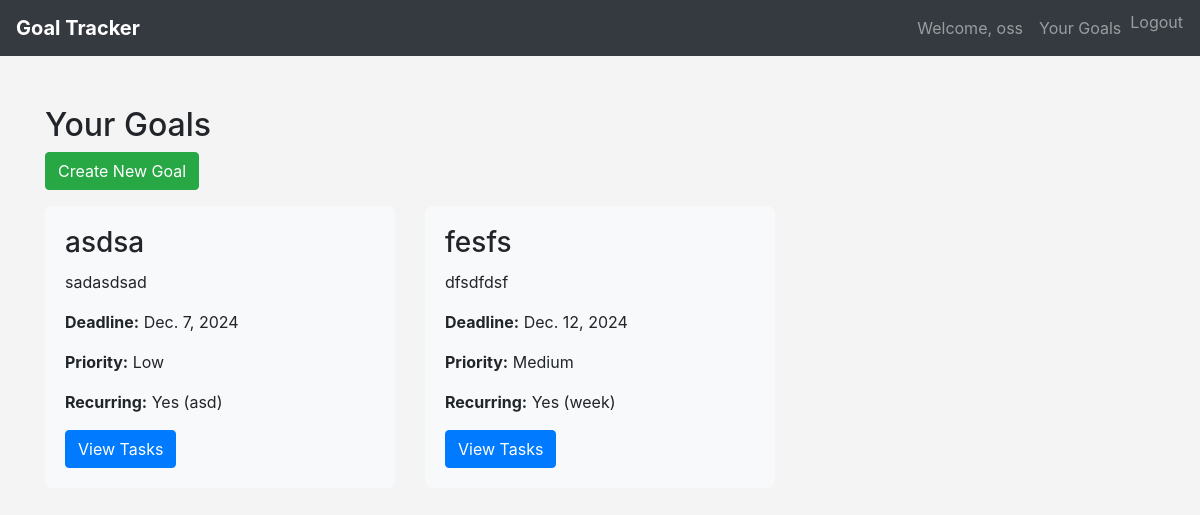
Screenshot of /goals/ (signed in) with the database file from the repository.
### tracker/models.py (models this page shows, shortened)
class Goal(models.Model):
    PRIORITY_CHOICES = [
        ('H', 'High'),
        ('M', 'Medium'),
        ('L', 'Low'),
    ]
    title = models.CharField(max_length=200)
    description = models.TextField()
    deadline = models.DateField()
    priority = models.CharField(max_length=1, choices=PRIORITY_CHOICES)
    user = models.ForeignKey(User, on_delete=models.CASCADE, related_name='goals')
    is_recurring = models.BooleanField(default=False)
    recurrence_period = models.CharField(max_length=50, blank=True, help_text="e.g. weekly, monthly")

### tracker/views.py (the view)
# urls.py: path('goals/', views.goal_list, name='goal_list'),
@login_required
def goal_list(request):
    goals = Goal.objects.filter(user=request.user)
    data = []
    labels = []
    for goal in goals:
        labels.append(goal.title)
        completed = goal.tasks.filter(completed=True).count()
        total = goal.tasks.count()
        data.append((completed, total - completed))
    return render(request, 'goal_list.html', {'goals': goals, 'labels': labels, 'data': data})

### templates/goal_list.html (shortened to what this page needs)
{% load static %}
<!DOCTYPE html>
<html lang="en">
  <head>
    <link
      rel="stylesheet"
      href="https://stackpath.bootstrapcdn.com/bootstrap/4.5.2/css/bootstrap.min.css"
    />
    <link
      rel="stylesheet"
      type="text/css"
      href="{% static 'css/style.css' %}"
    />
  </head>
  <body>
    <nav class="navbar navbar-expand-lg navbar-dark bg-dark">
      <a class="navbar-brand" href="{% url 'home' %}">Goal Tracker</a>
      <div class="collapse navbar-collapse" id="navbarNav">
        <ul class="navbar-nav ml-auto">
          {% if user.is_authenticated %}
          <li class="nav-item">
            <a href="{% url 'profile' %}" class="nav-link"
              >Welcome, {{ user.username }}</a
            >
          </li>
          <li class="nav-item">
            <a class="nav-link" href="{% url 'goal_list' %}">Your Goals</a>
          </li>
          <li class="nav-item">
            <form
              method="post"
              action="{% url 'logout' %}"
              style="display: inline"
            >
              <button
                type="submit"
                class="nav-link btn btn-link"
                style="display: inline; padding: 0; margin: 0"
              >
                Logout
              </button>
            </form>
          </li>
          {% endif %}
        </ul>
      </div>
    </nav>
    <div class="container goal-container">
      <h2>Your Goals</h2>
      <a href="{% url 'goal_create' %}" class="btn btn-success mb-3"
        >Create New Goal</a
      >
      {% if goals %}
      <div class="row">
        {% for goal in goals %}
        <div class="col-md-4">
          <div class="goal-item">
            <h3>{{ goal.title }}</h3>
            <p>{{ goal.description }}</p>
            <p><strong>Deadline:</strong> {{ goal.deadline }}</p>
            <p><strong>Priority:</strong> {{ goal.get_priority_display }}</p>
            {% if goal.is_recurring %}
            <p>
              <strong>Recurring:</strong> Yes ({{ goal.recurrence_period }})
            </p>
            {% else %}
            <p><strong>Recurring:</strong> No</p>
            {% endif %}
            <a href="{% url 'task_list' goal.id %}" class="btn btn-primary"
              >View Tasks</a
            >
          </div>
        </div>
        {% endfor %}
      </div>
      {% else %}
      <p>You have not created any goals yet.</p>
      {% endif %}
    </div>
  </body>
</html>

### static/css/style.css (style rules this page uses)
body { background-color: #f4f4f4; }
.navbar-brand { font-weight: bold; }
.btn-link { color: #007bff; text-decoration: none; }

### templates/goal_list.html (style rules this page uses)
.goal-container { margin-top: 50px; }
.goal-item { padding: 20px; margin-bottom: 20px; background-color: #f8f9fa; border-radius: 8px; }
.goal-item h3 { margin-bottom: 10px; }

### rows the page displays
Goal: title "asdsa", description "sadasdsad", deadline "Dec. 7, 2024", priority "Low", recurrence_period "asd"
Goal: title "fesfs", description "dfsdfdsf", deadline "Dec. 12, 2024", priority "Medium", recurrence_period "week"

### other values shown
{{ user.username }} "oss"
